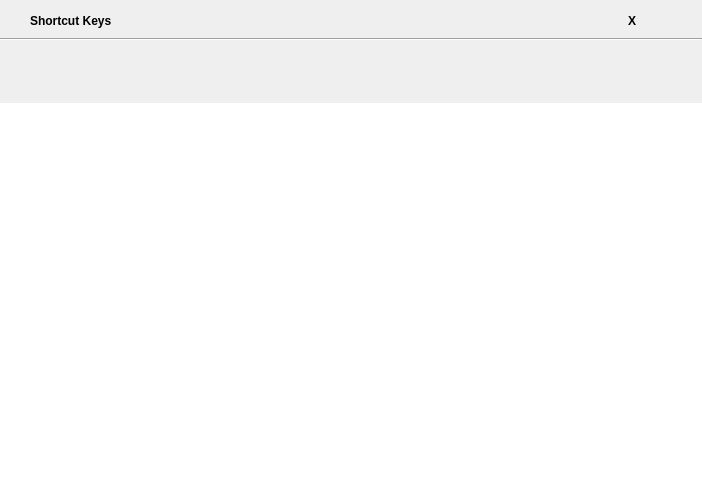
<?xml version="1.0" encoding="UTF-8"?>
<ui version="4.0">
 <class>FormShortCut</class>
 <widget class="QDialog" name="FormShortCut">
  <property name="geometry">
   <rect>
    <x>0</x>
    <y>0</y>
    <width>702</width>
    <height>481</height>
   </rect>
  </property>
  <property name="windowTitle">
   <string>Dialog</string>
  </property>
  <property name="autoFillBackground">
   <bool>true</bool>
  </property>
  <layout class="QVBoxLayout" name="verticalLayout">
   <property name="leftMargin">
    <number>0</number>
   </property>
   <property name="topMargin">
    <number>0</number>
   </property>
   <property name="rightMargin">
    <number>0</number>
   </property>
   <property name="bottomMargin">
    <number>0</number>
   </property>
   <item>
    <layout class="QHBoxLayout" name="horizontalLayout">
     <property name="leftMargin">
      <number>30</number>
     </property>
     <property name="topMargin">
      <number>10</number>
     </property>
     <property name="rightMargin">
      <number>30</number>
     </property>
     <item>
      <widget class="QLabel" name="labelTitle">
       <property name="styleSheet">
        <string notr="true">font-weight:bold;</string>
       </property>
       <property name="text">
        <string>Shortcut Keys</string>
       </property>
      </widget>
     </item>
     <item>
      <spacer name="horizontalSpacer">
       <property name="orientation">
        <enum>Qt::Horizontal</enum>
       </property>
       <property name="sizeHint" stdset="0">
        <size>
         <width>40</width>
         <height>20</height>
        </size>
       </property>
      </spacer>
     </item>
     <item>
      <widget class="QPushButton" name="pbClose">
       <property name="sizePolicy">
        <sizepolicy hsizetype="Minimum" vsizetype="Preferred">
         <horstretch>0</horstretch>
         <verstretch>0</verstretch>
        </sizepolicy>
       </property>
       <property name="styleSheet">
        <string notr="true">font-weight:bold;</string>
       </property>
       <property name="text">
        <string>X</string>
       </property>
       <property name="iconSize">
        <size>
         <width>0</width>
         <height>0</height>
        </size>
       </property>
       <property name="autoDefault">
        <bool>false</bool>
       </property>
       <property name="flat">
        <bool>true</bool>
       </property>
      </widget>
     </item>
    </layout>
   </item>
   <item>
    <widget class="Line" name="line">
     <property name="orientation">
      <enum>Qt::Horizontal</enum>
     </property>
    </widget>
   </item>
   <item>
    <widget class="FormShortCutItem" name="listTitle" native="true">
     <property name="minimumSize">
      <size>
       <width>0</width>
       <height>50</height>
      </size>
     </property>
     <property name="styleSheet">
      <string notr="true">font-weight:bold;</string>
     </property>
    </widget>
   </item>
   <item>
    <widget class="QListWidget" name="listWidget">
     <property name="frameShape">
      <enum>QFrame::NoFrame</enum>
     </property>
     <property name="frameShadow">
      <enum>QFrame::Plain</enum>
     </property>
     <property name="lineWidth">
      <number>0</number>
     </property>
    </widget>
   </item>
  </layout>
 </widget>
 <customwidgets>
  <customwidget>
   <class>FormShortCutItem</class>
   <extends>QWidget</extends>
   <header>formshortcut.h</header>
   <container>1</container>
  </customwidget>
 </customwidgets>
 <resources/>
 <connections/>
</ui>
